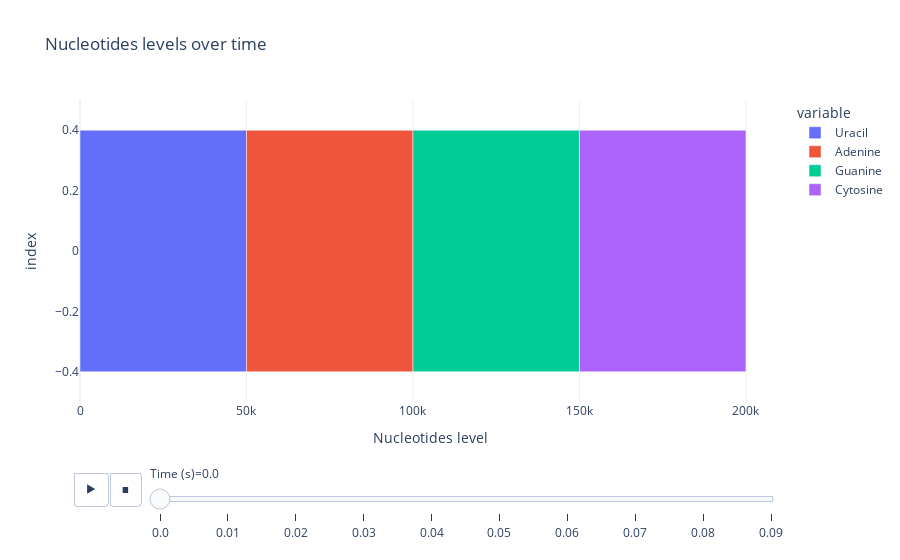

This figure's notebook cell:
### Code cell
barplot_nucleotide_level_over_time1(
    uracil_dict, adenine_dict, guanine_dict, cytosine_dict)

### Figure 1 — Plotly figure (JSON) as saved in the notebook; plotly's stock layout.template omitted (floating-point values rounded to 4 significant figures)
{"data": [{"alignmentgroup": "True", "hovertemplate": "variable=Uracil<br>Time (s)=0.0<br>Nucleotides level=%{x}<br>index=%{y}<extra></extra>", "legendgroup": "Uracil", "marker": {"color": "#636efa", "pattern": {"shape": ""}}, "name": "Uracil", "offsetgroup": "Uracil", "orientation": "h", "showlegend": true, "textposition": "auto", "type": "bar", "x": [50000], "xaxis": "x", "y": [0], "yaxis": "y"}, {"alignmentgroup": "True", "hovertemplate": "variable=Adenine<br>Time (s)=0.0<br>Nucleotides level=%{x}<br>index=%{y}<extra></extra>", "legendgroup": "Adenine", "marker": {"color": "#EF553B", "pattern": {"shape": ""}}, "name": "Adenine", "offsetgroup": "Adenine", "orientation": "h", "showlegend": true, "textposition": "auto", "type": "bar", "x": [50000], "xaxis": "x", "y": [0], "yaxis": "y"}, {"alignmentgroup": "True", "hovertemplate": "variable=Guanine<br>Time (s)=0.0<br>Nucleotides level=%{x}<br>index=%{y}<extra></extra>", "legendgroup": "Guanine", "marker": {"color": "#00cc96", "pattern": {"shape": ""}}, "name": "Guanine", "offsetgroup": "Guanine", "orientation": "h", "showlegend": true, "textposition": "auto", "type": "bar", "x": [50000], "xaxis": "x", "y": [0], "yaxis": "y"}, {"alignmentgroup": "True", "hovertemplate": "variable=Cytosine<br>Time (s)=0.0<br>Nucleotides level=%{x}<br>index=%{y}<extra></extra>", "legendgroup": "Cytosine", "marker": {"color": "#ab63fa", "pattern": {"shape": ""}}, "name": "Cytosine", "offsetgroup": "Cytosine", "orientation": "h", "showlegend": true, "textposition": "auto", "type": "bar", "x": [50000], "xaxis": "x", "y": [0], "yaxis": "y"}], "layout": {"barmode": "relative", "legend": {"title": {"text": "variable"}, "tracegroupgap": 0}, "sliders": [{"active": 0, "currentvalue": {"prefix": "Time (s)="}, "len": 0.9, "pad": {"b": 10, "t": 60}, "steps": [{"args": [["0.0"], {"frame": {"duration": 0, "redraw": true}, "fromcurrent": true, "mode": "immediate", "transition": {"duration": 0, "easing": "linear"}}], "label": "0.0", "method": "animate"}, {"args": [["0.01"], {"frame": {"duration": 0, "redraw": true}, "fromcurrent": true, "mode": "immediate", "transition": {"duration": 0, "easing": "linear"}}], "label": "0.01", "method": "animate"}, {"args": [["0.02"], {"frame": {"duration": 0, "redraw": true}, "fromcurrent": true, "mode": "immediate", "transition": {"duration": 0, "easing": "linear"}}], "label": "0.02", "method": "animate"}, {"args": [["0.03"], {"frame": {"duration": 0, "redraw": true}, "fromcurrent": true, "mode": "immediate", "transition": {"duration": 0, "easing": "linear"}}], "label": "0.03", "method": "animate"}, {"args": [["0.04"], {"frame": {"duration": 0, "redraw": true}, "fromcurrent": true, "mode": "immediate", "transition": {"duration": 0, "easing": "linear"}}], "label": "0.04", "method": "animate"}, {"args": [["0.05"], {"frame": {"duration": 0, "redraw": true}, "fromcurrent": true, "mode": "immediate", "transition": {"duration": 0, "easing": "linear"}}], "label": "0.05", "method": "animate"}, {"args": [["0.06"], {"frame": {"duration": 0, "redraw": true}, "fromcurrent": true, "mode": "immediate", "transition": {"duration": 0, "easing": "linear"}}], "label": "0.06", "method": "animate"}, {"args": [["0.07"], {"frame": {"duration": 0, "redraw": true}, "fromcurrent": true, "mode": "immediate", "transition": {"duration": 0, "easing": "linear"}}], "label": "0.07", "method": "animate"}, {"args": [["0.08"], {"frame": {"duration": 0, "redraw": true}, "fromcurrent": true, "mode": "immediate", "transition": {"duration": 0, "easing": "linear"}}], "label": "0.08", "method": "animate"}, {"args": [["0.09"], {"frame": {"duration": 0, "redraw": true}, "fromcurrent": true, "mode": "immediate", "transition": {"duration": 0, "easing": "linear"}}], "label": "0.09", "method": "animate"}], "x": 0.1, "xanchor": "left", "y": 0, "yanchor": "top"}], "title": {"text": "Nucleotides levels over time"}, "updatemenus": [{"buttons": [{"args": [null, {"frame": {"duration": 500, "redraw": true}, "fromcurrent": true, "mode": "immediate", "transition": {"duration": 500, "easing": "linear"}}], "label": "&#9654;", "method": "animate"}, {"args": [[null], {"frame": {"duration": 0, "redraw": true}, "fromcurrent": true, "mode": "immediate", "transition": {"duration": 0, "easing": "linear"}}], "label": "&#9724;", "method": "animate"}], "direction": "left", "pad": {"r": 10, "t": 70}, "showactive": false, "type": "buttons", "x": 0.1, "xanchor": "right", "y": 0, "yanchor": "top"}], "xaxis": {"anchor": "y", "domain": [0, 1], "title": {"text": "Nucleotides level"}}, "yaxis": {"anchor": "x", "domain": [0, 1], "title": {"text": "index"}}}}
